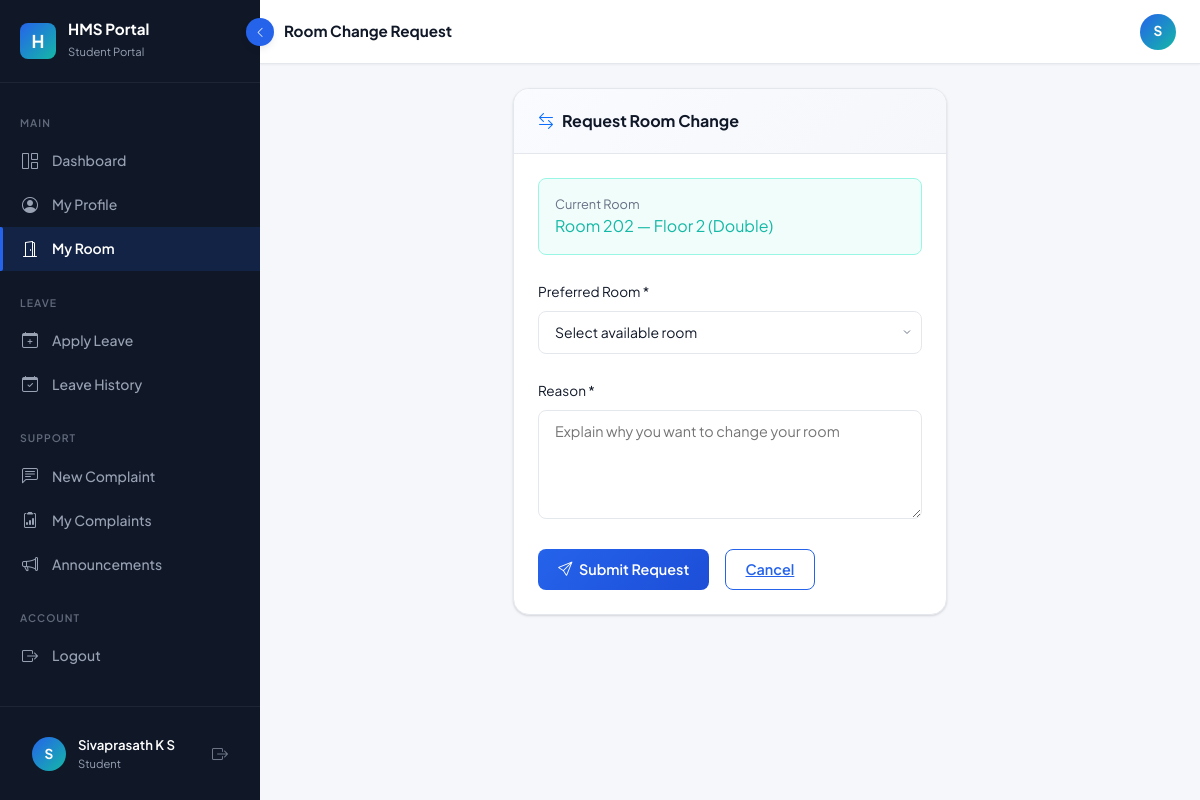
The page /student/room-change-request (signed in) on the database its author committed.
### tables this page shows
CREATE TABLE Users (
    user_id       INTEGER PRIMARY KEY AUTOINCREMENT,
    email         TEXT NOT NULL UNIQUE,
    password_hash TEXT NOT NULL,
    role          TEXT NOT NULL DEFAULT 'student' CHECK(role IN ('admin','student')),
    full_name     TEXT NOT NULL,
    phone         TEXT,
    is_active     INTEGER NOT NULL DEFAULT 1,
    created_at    TEXT NOT NULL DEFAULT (datetime('now')),
    updated_at    TEXT NOT NULL DEFAULT (datetime('now'))
);

CREATE TABLE Rooms (
    room_id        INTEGER PRIMARY KEY AUTOINCREMENT,
    room_number    TEXT NOT NULL UNIQUE,
    floor          INTEGER NOT NULL DEFAULT 1,
    room_type      TEXT NOT NULL DEFAULT 'Single' CHECK(room_type IN ('Single','Double','Triple','Dormitory')),
    capacity       INTEGER NOT NULL DEFAULT 1,
    occupied_count INTEGER NOT NULL DEFAULT 0,
    status         TEXT NOT NULL DEFAULT 'Available' CHECK(status IN ('Available','Full','Maintenance','Closed')),
    created_at     TEXT NOT NULL DEFAULT (datetime('now')),
    updated_at     TEXT NOT NULL DEFAULT (datetime('now'))
);

### routes/student_routes.py (the view, shortened to what this page needs)
@student_bp.route('/room-change-request', methods=['GET', 'POST'])
@student_required
def room_change_request():
    user_id = session['user_id']
    student = student_service.get_student_by_user_id(user_id)
    if not student:
        flash('Student profile not found. Contact admin.', 'warning')
        return redirect(url_for('auth.logout'))
    allocation = room_service.get_active_allocation(student['student_id'])
    if not allocation:
        flash('You must have an active room allocation to request a change.', 'warning')
        return redirect(url_for('student.my_room'))
    available_rooms = [r for r in room_service.get_all_rooms()
                       if r['status'] == 'Available' and r['room_id'] != allocation['room_id']]
    return render_template('student/room_change_request.html',
        student=student, allocation=allocation, available_rooms=available_rooms)

### models/db.py (called while the page is built, shortened)
def get_db_path():
    if os.environ.get('DATABASE_FILE'):
        return os.environ['DATABASE_FILE']

def get_db():
    if 'db' not in g:
        db_path = get_db_path()
        g.db = sqlite3.connect(
            db_path,
            detect_types=sqlite3.PARSE_DECLTYPES | sqlite3.PARSE_COLNAMES
        )
        g.db.row_factory = sqlite3.Row   # rows behave like dicts
        g.db.execute("PRAGMA foreign_keys = ON")
        try:
            g.db.execute("PRAGMA journal_mode = WAL")
        except sqlite3.OperationalError:
            g.db.execute("PRAGMA journal_mode = DELETE")
    return g.db

def _wrap_row(d):
    for k, v in d.items():
        if isinstance(v, str) and (k in DATE_KEYS or k.endswith('_date') or k.endswith('_at')):
            d[k] = DateString(v)
    return d

def fetchall(sql, params=()):
    cur = get_db().execute(sql, params)
    rows = cur.fetchall()
    return [_wrap_row(dict(r)) for r in rows]

def fetchone(sql, params=()):
    cur = get_db().execute(sql, params)
    row = cur.fetchone()
    return _wrap_row(dict(row)) if row else None

### services/room_service.py (called while the page is built)
def get_all_rooms():
    return db.fetchall(
        "SELECT * FROM Rooms ORDER BY floor, room_number"
    )

def get_active_allocation(student_id):
    return db.fetchone(
        """SELECT a.*, r.room_number, r.floor, r.room_type,
                  r.capacity, r.occupied_count
           FROM Allocations a
           JOIN Rooms r ON a.room_id = r.room_id
           WHERE a.student_id=? AND a.status='Active'
           ORDER BY a.allocation_id DESC""",
        (student_id,)
    )

### services/student_service.py (called while the page is built)
def get_student_by_user_id(user_id):
    return db.fetchone(
        """SELECT s.*, u.email, u.full_name, u.phone, u.is_active
           FROM Students s
           JOIN Users u ON s.user_id = u.user_id
           WHERE s.user_id = ?""",
        (user_id,)
    )

### templates/student/room_change_request.html (shortened to what this page needs)
{% extends "layouts/dashboard.html" %}
{% block page_title %}Room Change Request{% endblock %}
{% block sidebar_role %}Student Portal{% endblock %}
{% block sidebar_nav %}{% include 'student/_nav.html' %}{% endblock %}
{% block content %}
<div class="row justify-content-center animate-fade-in-up">
  <div class="col-lg-6">
    <div class="hms-card">
      <div class="hms-card-header">
        <span class="hms-card-title"><i class="bi bi-arrow-left-right text-primary"></i> Request Room Change</span>
      </div>
      <div class="hms-card-body">
        <div class="p-3 rounded-3 mb-4" style="background:#F0FDFA;border:1px solid #99F6E4;">
          <div style="font-size:0.8rem;color:var(--hms-text-muted);">Current Room</div>
          <div class="fw-700" style="color:var(--hms-teal);">Room {{ allocation.room_number }} — Floor {{ allocation.floor }} ({{ allocation.room_type }})</div>
        </div>
        <form method="POST" action="{{ url_for('student.room_change_request') }}" novalidate>
          <div class="row g-4">
            <div class="col-12">
              <label class="form-label fw-600" style="font-size:0.85rem;">Preferred Room *</label>
              <select name="requested_room_id" class="hms-input filter-select" required style="padding:0.65rem 1rem;">
                <option value="" disabled selected>Select available room</option>
              </select>
            </div>
            <div class="col-12">
              <label class="form-label fw-600" style="font-size:0.85rem;">Reason *</label>
              <textarea name="reason" class="hms-input" rows="4" required
                        placeholder="Explain why you want to change your room">{{ request.form.get('reason','') }}</textarea>
            </div>
            <div class="col-12 d-flex gap-3">
              <button type="submit" class="btn-hms-primary" data-loading>
                <span class="btn-text"><i class="bi bi-send me-1"></i> Submit Request</span>
              </button>
              <a href="{{ url_for('student.my_room') }}" class="btn-hms-outline">Cancel</a>
            </div>
          </div>
        </form>
      </div>
    </div>
  </div>
</div>
{% endblock %}

### templates/layouts/dashboard.html (shortened to what this page needs)
{% extends "layouts/base.html" %}
{% block body %}
<nav class="hms-sidebar" id="hmsSidebar">
  <div class="sidebar-brand">
    <div class="brand-logo">H</div>
    <div class="brand-text">
      <span class="brand-name">HMS Portal</span>
      <span class="brand-sub">{% block sidebar_role %}Student{% endblock %}</span>
    </div>
  </div>
  <div class="sidebar-nav">
    {% block sidebar_nav %}{% endblock %}
  </div>
  <div class="sidebar-footer">
    <div class="user-card" title="{{ session.name }}">
      <div class="user-avatar">{{ session.name[0]|upper if session.name else 'U' }}</div>
      <div class="user-info">
        <div class="user-name">{{ session.name }}</div>
        <div class="user-role">{{ session.role|capitalize }}</div>
      </div>
      <a href="{{ url_for('auth.logout') }}" class="ms-auto text-muted" style="font-size:1rem; color:rgba(152,162,179,0.7)!important; text-decoration:none;" title="Logout">
        <i class="bi bi-box-arrow-right"></i>
      </a>
    </div>
  </div>
</nav>
<button class="sidebar-toggle" id="sidebarToggle" aria-label="Toggle sidebar">
  <i class="bi bi-chevron-left toggle-icon"></i>
</button>
<main class="hms-main" id="hmsMain">
  <header class="hms-topbar">
    <div class="d-flex align-items-center gap-3">
      <div>
        <h6 class="mb-0 fw-700" style="font-weight:700; font-size:0.95rem;">
          {% block page_title %}Dashboard{% endblock %}
        </h6>
      </div>
    </div>
    <div class="topbar-actions">
      <div class="topbar-avatar" title="{{ session.name }}">
        {{ session.name[0]|upper if session.name else 'U' }}
      </div>
    </div>
  </header>
  <div class="hms-page-content">
    {% block content %}{% endblock %}
  </div>
</main>
{% endblock %}

### static/css/main.css (style rules this page uses)
*, *::before, *::after { box-sizing: border-box; }
body { font-family: 'Plus Jakarta Sans', 'Inter', system-ui, -apple-system, sans-serif; background: var(--hms-bg); color: var(--hms-text); margin: 0; padding: 0; -webkit-font-smoothing: antialiased; }
a { color: var(--hms-blue); }
.filter-select { border: 1.5px solid var(--hms-border); border-radius: var(--radius-sm); padding: 0.45rem 2rem 0.45rem 0.75rem; font-size: 0.875rem; background: var(--hms-surface); outline: none; appearance: none; background-repeat: no-repeat; background-position: right 8px center; cursor: pointer; transition: border-color var(--dur-fast); }
.topbar-actions { display: flex; align-items: center; gap: var(--space-3); }
.topbar-avatar { width: 36px; height: 36px; background: linear-gradient(135deg, var(--hms-blue), var(--hms-teal)); border-radius: 50%; display: flex; align-items: center; justify-content: center; color: #fff; font-weight: 700; font-size: 0.85rem; cursor: pointer; }

### rows shown on the page
Users: name "Sivaprasath K S", role "Student"
Rooms: room_number "202", floor "2", room_type "Double"

### other values the page prints
{{ session.name[0]|upper if session.name else 'U' }} "S"
